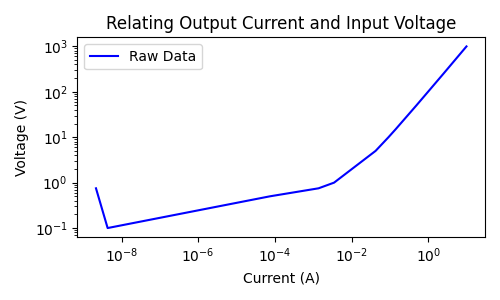

Source code (Python):
# Ryan Schlimme
# 16 September 2023

# Producing VI curve for 1N4006 diode SPICE simulation.

import numpy as np
from matplotlib import pyplot as plt

V = [0.75, 0.1, 0.5, 0.75, 1, 5, 10, 15, 50, 100, 250, 500, 1000]
I = [2.15e-9, 4.33e-9, 74.64e-6, 1.38e-3, 3.51e-3, 42.48e-3, 92.14e-3, 141.95e-3, 491.29e-3, 990.78e-3, 2.5, 5, 10]

plt.figure(figsize=(5,3))
# plt.margins(x=0.2, y = 10)
plt.loglog(I, V, color = "b")
plt.legend(["Raw Data"])
plt.title("Relating Output Current and Input Voltage")
plt.xlabel("Current (A)")
plt.ylabel("Voltage (V)")
#plt.show()
plt.savefig(r"C:\Users\Ryan Schlimme\OneDrive\Desktop\College\Fall 2023\PHY 338K\Homework\Homework 3\VI Curve.png")